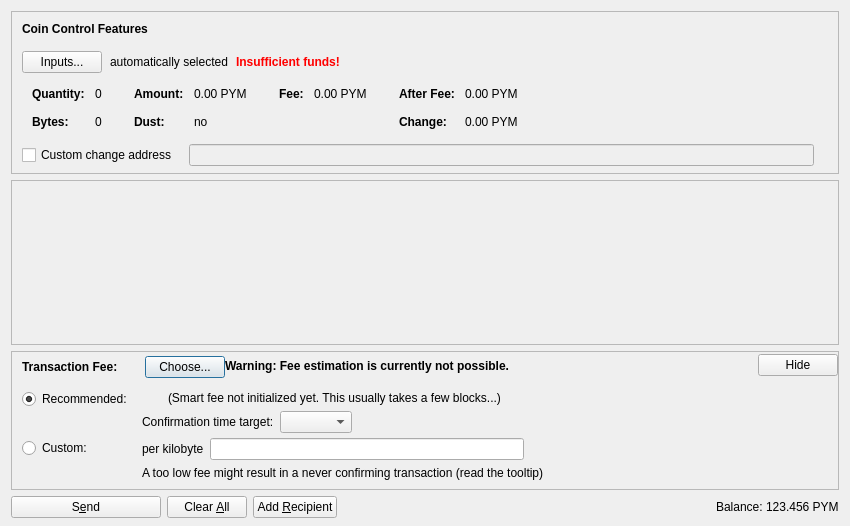
<?xml version="1.0" encoding="UTF-8"?>
<ui version="4.0">
 <class>SendCoinsDialog</class>
 <widget class="QDialog" name="SendCoinsDialog">
  <property name="geometry">
   <rect>
    <x>0</x>
    <y>0</y>
    <width>850</width>
    <height>526</height>
   </rect>
  </property>
  <property name="windowTitle">
   <string>Send Coins</string>
  </property>
  <layout class="QVBoxLayout" name="verticalLayout" stretch="0,1,0,0">
   <property name="bottomMargin">
    <number>8</number>
   </property>
   <item>
    <widget class="QFrame" name="frameCoinControl">
     <property name="sizePolicy">
      <sizepolicy hsizetype="Expanding" vsizetype="Expanding">
       <horstretch>0</horstretch>
       <verstretch>0</verstretch>
      </sizepolicy>
     </property>
     <property name="maximumSize">
      <size>
       <width>16777215</width>
       <height>16777215</height>
      </size>
     </property>
     <property name="frameShape">
      <enum>QFrame::StyledPanel</enum>
     </property>
     <property name="frameShadow">
      <enum>QFrame::Sunken</enum>
     </property>
     <layout class="QVBoxLayout" name="verticalLayoutCoinControl2">
      <property name="spacing">
       <number>0</number>
      </property>
      <property name="leftMargin">
       <number>0</number>
      </property>
      <property name="topMargin">
       <number>0</number>
      </property>
      <property name="rightMargin">
       <number>0</number>
      </property>
      <property name="bottomMargin">
       <number>6</number>
      </property>
      <item>
       <layout class="QVBoxLayout" name="verticalLayoutCoinControl" stretch="0,0,0,0,1">
        <property name="spacing">
         <number>0</number>
        </property>
        <property name="leftMargin">
         <number>10</number>
        </property>
        <property name="topMargin">
         <number>10</number>
        </property>
        <item>
         <layout class="QHBoxLayout" name="horizontalLayoutCoinControl1">
          <property name="bottomMargin">
           <number>15</number>
          </property>
          <item>
           <widget class="QLabel" name="labelCoinControlFeatures">
            <property name="sizePolicy">
             <sizepolicy hsizetype="Preferred" vsizetype="Maximum">
              <horstretch>0</horstretch>
              <verstretch>0</verstretch>
             </sizepolicy>
            </property>
            <property name="font">
             <font>
              <weight>75</weight>
              <bold>true</bold>
             </font>
            </property>
            <property name="styleSheet">
             <string notr="true">font-weight:bold;</string>
            </property>
            <property name="text">
             <string>Coin Control Features</string>
            </property>
           </widget>
          </item>
         </layout>
        </item>
        <item>
         <layout class="QHBoxLayout" name="horizontalLayoutCoinControl2" stretch="0,0,0,0">
          <property name="spacing">
           <number>8</number>
          </property>
          <property name="bottomMargin">
           <number>10</number>
          </property>
          <item>
           <widget class="QPushButton" name="pushButtonCoinControl">
            <property name="styleSheet">
             <string notr="true"/>
            </property>
            <property name="text">
             <string>Inputs...</string>
            </property>
            <property name="autoDefault">
             <bool>false</bool>
            </property>
           </widget>
          </item>
          <item>
           <widget class="QLabel" name="labelCoinControlAutomaticallySelected">
            <property name="text">
             <string>automatically selected</string>
            </property>
            <property name="margin">
             <number>5</number>
            </property>
           </widget>
          </item>
          <item>
           <widget class="QLabel" name="labelCoinControlInsuffFunds">
            <property name="font">
             <font>
              <weight>75</weight>
              <bold>true</bold>
             </font>
            </property>
            <property name="styleSheet">
             <string notr="true">color:red;font-weight:bold;</string>
            </property>
            <property name="text">
             <string>Insufficient funds!</string>
            </property>
            <property name="margin">
             <number>5</number>
            </property>
           </widget>
          </item>
          <item>
           <spacer name="horizontalSpacerCoinControl">
            <property name="orientation">
             <enum>Qt::Horizontal</enum>
            </property>
            <property name="sizeHint" stdset="0">
             <size>
              <width>40</width>
              <height>1</height>
             </size>
            </property>
           </spacer>
          </item>
         </layout>
        </item>
        <item>
         <widget class="QWidget" name="widgetCoinControl" native="true">
          <property name="sizePolicy">
           <sizepolicy hsizetype="Preferred" vsizetype="Preferred">
            <horstretch>0</horstretch>
            <verstretch>0</verstretch>
           </sizepolicy>
          </property>
          <property name="minimumSize">
           <size>
            <width>0</width>
            <height>0</height>
           </size>
          </property>
          <property name="styleSheet">
           <string notr="true"/>
          </property>
          <layout class="QHBoxLayout" name="horizontalLayoutCoinControl5">
           <property name="leftMargin">
            <number>0</number>
           </property>
           <property name="topMargin">
            <number>0</number>
           </property>
           <property name="rightMargin">
            <number>0</number>
           </property>
           <property name="bottomMargin">
            <number>0</number>
           </property>
           <item>
            <layout class="QHBoxLayout" name="horizontalLayoutCoinControl3" stretch="0,0,0,1">
             <property name="spacing">
              <number>20</number>
             </property>
             <property name="topMargin">
              <number>0</number>
             </property>
             <property name="bottomMargin">
              <number>10</number>
             </property>
             <item>
              <layout class="QFormLayout" name="formLayoutCoinControl1">
               <property name="horizontalSpacing">
                <number>10</number>
               </property>
               <property name="verticalSpacing">
                <number>14</number>
               </property>
               <property name="leftMargin">
                <number>10</number>
               </property>
               <property name="topMargin">
                <number>4</number>
               </property>
               <property name="rightMargin">
                <number>6</number>
               </property>
               <item row="0" column="0">
                <widget class="QLabel" name="labelCoinControlQuantityText">
                 <property name="font">
                  <font>
                   <weight>75</weight>
                   <bold>true</bold>
                  </font>
                 </property>
                 <property name="text">
                  <string>Quantity:</string>
                 </property>
                 <property name="margin">
                  <number>0</number>
                 </property>
                </widget>
               </item>
               <item row="0" column="1">
                <widget class="QLabel" name="labelCoinControlQuantity">
                 <property name="cursor">
                  <cursorShape>IBeamCursor</cursorShape>
                 </property>
                 <property name="contextMenuPolicy">
                  <enum>Qt::ActionsContextMenu</enum>
                 </property>
                 <property name="text">
                  <string notr="true">0</string>
                 </property>
                 <property name="margin">
                  <number>0</number>
                 </property>
                 <property name="textInteractionFlags">
                  <set>Qt::LinksAccessibleByMouse|Qt::TextSelectableByKeyboard|Qt::TextSelectableByMouse</set>
                 </property>
                </widget>
               </item>
               <item row="1" column="0">
                <widget class="QLabel" name="labelCoinControlBytesText">
                 <property name="font">
                  <font>
                   <weight>75</weight>
                   <bold>true</bold>
                  </font>
                 </property>
                 <property name="text">
                  <string>Bytes:</string>
                 </property>
                </widget>
               </item>
               <item row="1" column="1">
                <widget class="QLabel" name="labelCoinControlBytes">
                 <property name="cursor">
                  <cursorShape>IBeamCursor</cursorShape>
                 </property>
                 <property name="contextMenuPolicy">
                  <enum>Qt::ActionsContextMenu</enum>
                 </property>
                 <property name="text">
                  <string notr="true">0</string>
                 </property>
                 <property name="textInteractionFlags">
                  <set>Qt::LinksAccessibleByMouse|Qt::TextSelectableByKeyboard|Qt::TextSelectableByMouse</set>
                 </property>
                </widget>
               </item>
              </layout>
             </item>
             <item>
              <layout class="QFormLayout" name="formLayoutCoinControl2">
               <property name="horizontalSpacing">
                <number>10</number>
               </property>
               <property name="verticalSpacing">
                <number>14</number>
               </property>
               <property name="leftMargin">
                <number>6</number>
               </property>
               <property name="topMargin">
                <number>4</number>
               </property>
               <property name="rightMargin">
                <number>6</number>
               </property>
               <item row="0" column="0">
                <widget class="QLabel" name="labelCoinControlAmountText">
                 <property name="font">
                  <font>
                   <weight>75</weight>
                   <bold>true</bold>
                  </font>
                 </property>
                 <property name="text">
                  <string>Amount:</string>
                 </property>
                 <property name="margin">
                  <number>0</number>
                 </property>
                </widget>
               </item>
               <item row="0" column="1">
                <widget class="QLabel" name="labelCoinControlAmount">
                 <property name="cursor">
                  <cursorShape>IBeamCursor</cursorShape>
                 </property>
                 <property name="contextMenuPolicy">
                  <enum>Qt::ActionsContextMenu</enum>
                 </property>
                 <property name="text">
                  <string notr="true">0.00 PYM</string>
                 </property>
                 <property name="textInteractionFlags">
                  <set>Qt::LinksAccessibleByMouse|Qt::TextSelectableByKeyboard|Qt::TextSelectableByMouse</set>
                 </property>
                </widget>
               </item>
               <item row="1" column="0">
                <widget class="QLabel" name="labelCoinControlLowOutputText">
                 <property name="font">
                  <font>
                   <weight>75</weight>
                   <bold>true</bold>
                  </font>
                 </property>
                 <property name="text">
                  <string>Dust:</string>
                 </property>
                </widget>
               </item>
               <item row="1" column="1">
                <widget class="QLabel" name="labelCoinControlLowOutput">
                 <property name="cursor">
                  <cursorShape>IBeamCursor</cursorShape>
                 </property>
                 <property name="contextMenuPolicy">
                  <enum>Qt::ActionsContextMenu</enum>
                 </property>
                 <property name="text">
                  <string notr="true">no</string>
                 </property>
                 <property name="textInteractionFlags">
                  <set>Qt::LinksAccessibleByMouse|Qt::TextSelectableByKeyboard|Qt::TextSelectableByMouse</set>
                 </property>
                </widget>
               </item>
              </layout>
             </item>
             <item>
              <layout class="QFormLayout" name="formLayoutCoinControl3">
               <property name="horizontalSpacing">
                <number>10</number>
               </property>
               <property name="verticalSpacing">
                <number>14</number>
               </property>
               <property name="leftMargin">
                <number>6</number>
               </property>
               <property name="topMargin">
                <number>4</number>
               </property>
               <property name="rightMargin">
                <number>6</number>
               </property>
               <item row="0" column="0">
                <widget class="QLabel" name="labelCoinControlFeeText">
                 <property name="font">
                  <font>
                   <weight>75</weight>
                   <bold>true</bold>
                  </font>
                 </property>
                 <property name="text">
                  <string>Fee:</string>
                 </property>
                 <property name="margin">
                  <number>0</number>
                 </property>
                </widget>
               </item>
               <item row="0" column="1">
                <widget class="QLabel" name="labelCoinControlFee">
                 <property name="cursor">
                  <cursorShape>IBeamCursor</cursorShape>
                 </property>
                 <property name="contextMenuPolicy">
                  <enum>Qt::ActionsContextMenu</enum>
                 </property>
                 <property name="text">
                  <string notr="true">0.00 PYM</string>
                 </property>
                 <property name="textInteractionFlags">
                  <set>Qt::LinksAccessibleByMouse|Qt::TextSelectableByKeyboard|Qt::TextSelectableByMouse</set>
                 </property>
                </widget>
               </item>
              </layout>
             </item>
             <item>
              <layout class="QFormLayout" name="formLayoutCoinControl4">
               <property name="horizontalSpacing">
                <number>10</number>
               </property>
               <property name="verticalSpacing">
                <number>14</number>
               </property>
               <property name="leftMargin">
                <number>6</number>
               </property>
               <property name="topMargin">
                <number>4</number>
               </property>
               <property name="rightMargin">
                <number>6</number>
               </property>
               <item row="0" column="0">
                <widget class="QLabel" name="labelCoinControlAfterFeeText">
                 <property name="font">
                  <font>
                   <weight>75</weight>
                   <bold>true</bold>
                  </font>
                 </property>
                 <property name="text">
                  <string>After Fee:</string>
                 </property>
                 <property name="margin">
                  <number>0</number>
                 </property>
                </widget>
               </item>
               <item row="0" column="1">
                <widget class="QLabel" name="labelCoinControlAfterFee">
                 <property name="cursor">
                  <cursorShape>IBeamCursor</cursorShape>
                 </property>
                 <property name="contextMenuPolicy">
                  <enum>Qt::ActionsContextMenu</enum>
                 </property>
                 <property name="text">
                  <string notr="true">0.00 PYM</string>
                 </property>
                 <property name="textInteractionFlags">
                  <set>Qt::LinksAccessibleByMouse|Qt::TextSelectableByKeyboard|Qt::TextSelectableByMouse</set>
                 </property>
                </widget>
               </item>
               <item row="1" column="0">
                <widget class="QLabel" name="labelCoinControlChangeText">
                 <property name="font">
                  <font>
                   <weight>75</weight>
                   <bold>true</bold>
                  </font>
                 </property>
                 <property name="text">
                  <string>Change:</string>
                 </property>
                </widget>
               </item>
               <item row="1" column="1">
                <widget class="QLabel" name="labelCoinControlChange">
                 <property name="cursor">
                  <cursorShape>IBeamCursor</cursorShape>
                 </property>
                 <property name="contextMenuPolicy">
                  <enum>Qt::ActionsContextMenu</enum>
                 </property>
                 <property name="text">
                  <string notr="true">0.00 PYM</string>
                 </property>
                 <property name="textInteractionFlags">
                  <set>Qt::LinksAccessibleByMouse|Qt::TextSelectableByKeyboard|Qt::TextSelectableByMouse</set>
                 </property>
                </widget>
               </item>
              </layout>
             </item>
            </layout>
           </item>
          </layout>
         </widget>
        </item>
        <item>
         <layout class="QHBoxLayout" name="horizontalLayoutCoinControl4" stretch="0,0,0">
          <property name="spacing">
           <number>12</number>
          </property>
          <property name="sizeConstraint">
           <enum>QLayout::SetDefaultConstraint</enum>
          </property>
          <property name="topMargin">
           <number>5</number>
          </property>
          <property name="rightMargin">
           <number>5</number>
          </property>
          <item>
           <widget class="QCheckBox" name="checkBoxCoinControlChange">
            <property name="toolTip">
             <string>If this is activated, but the change address is empty or invalid, change will be sent to a newly generated address.</string>
            </property>
            <property name="text">
             <string>Custom change address</string>
            </property>
           </widget>
          </item>
          <item>
           <widget class="QValidatedLineEdit" name="lineEditCoinControlChange">
            <property name="enabled">
             <bool>false</bool>
            </property>
            <property name="sizePolicy">
             <sizepolicy hsizetype="Expanding" vsizetype="Fixed">
              <horstretch>0</horstretch>
              <verstretch>0</verstretch>
             </sizepolicy>
            </property>
           </widget>
          </item>
          <item>
           <widget class="QLabel" name="labelCoinControlChangeLabel">
            <property name="sizePolicy">
             <sizepolicy hsizetype="Preferred" vsizetype="Expanding">
              <horstretch>0</horstretch>
              <verstretch>0</verstretch>
             </sizepolicy>
            </property>
            <property name="minimumSize">
             <size>
              <width>0</width>
              <height>0</height>
             </size>
            </property>
            <property name="text">
             <string/>
            </property>
            <property name="margin">
             <number>3</number>
            </property>
           </widget>
          </item>
         </layout>
        </item>
        <item>
         <spacer name="verticalSpacerCoinControl">
          <property name="orientation">
           <enum>Qt::Vertical</enum>
          </property>
          <property name="sizeHint" stdset="0">
           <size>
            <width>800</width>
            <height>1</height>
           </size>
          </property>
         </spacer>
        </item>
       </layout>
      </item>
     </layout>
    </widget>
   </item>
   <item>
    <widget class="QScrollArea" name="scrollArea">
     <property name="widgetResizable">
      <bool>true</bool>
     </property>
     <widget class="QWidget" name="scrollAreaWidgetContents">
      <property name="geometry">
       <rect>
        <x>0</x>
        <y>0</y>
        <width>830</width>
        <height>104</height>
       </rect>
      </property>
      <layout class="QVBoxLayout" name="verticalLayout_2" stretch="0,1">
       <property name="leftMargin">
        <number>0</number>
       </property>
       <property name="topMargin">
        <number>0</number>
       </property>
       <property name="rightMargin">
        <number>0</number>
       </property>
       <property name="bottomMargin">
        <number>0</number>
       </property>
       <item>
        <layout class="QVBoxLayout" name="entries">
         <property name="spacing">
          <number>6</number>
         </property>
        </layout>
       </item>
       <item>
        <spacer name="verticalSpacer">
         <property name="orientation">
          <enum>Qt::Vertical</enum>
         </property>
         <property name="sizeHint" stdset="0">
          <size>
           <width>20</width>
           <height>40</height>
          </size>
         </property>
        </spacer>
       </item>
      </layout>
     </widget>
    </widget>
   </item>
   <item>
    <widget class="QFrame" name="frameFee">
     <property name="sizePolicy">
      <sizepolicy hsizetype="Expanding" vsizetype="Expanding">
       <horstretch>0</horstretch>
       <verstretch>0</verstretch>
      </sizepolicy>
     </property>
     <property name="maximumSize">
      <size>
       <width>16777215</width>
       <height>16777215</height>
      </size>
     </property>
     <property name="frameShape">
      <enum>QFrame::StyledPanel</enum>
     </property>
     <property name="frameShadow">
      <enum>QFrame::Sunken</enum>
     </property>
     <layout class="QVBoxLayout" name="verticalLayoutFee1">
      <property name="spacing">
       <number>0</number>
      </property>
      <property name="leftMargin">
       <number>0</number>
      </property>
      <property name="topMargin">
       <number>0</number>
      </property>
      <property name="rightMargin">
       <number>0</number>
      </property>
      <property name="bottomMargin">
       <number>0</number>
      </property>
      <item>
       <layout class="QVBoxLayout" name="verticalLayoutFee2" stretch="0,0,0">
        <property name="spacing">
         <number>0</number>
        </property>
        <property name="leftMargin">
         <number>10</number>
        </property>
        <property name="topMargin">
         <number>0</number>
        </property>
        <item>
         <layout class="QHBoxLayout" name="horizontalLayoutFee1">
          <property name="bottomMargin">
           <number>0</number>
          </property>
          <item>
           <layout class="QVBoxLayout" name="verticalLayoutFee7">
            <property name="spacing">
             <number>0</number>
            </property>
            <item>
             <spacer name="verticalSpacerSmartFee">
              <property name="orientation">
               <enum>Qt::Vertical</enum>
              </property>
              <property name="sizeType">
               <enum>QSizePolicy::Fixed</enum>
              </property>
              <property name="sizeHint" stdset="0">
               <size>
                <width>1</width>
                <height>4</height>
               </size>
              </property>
             </spacer>
            </item>
            <item>
             <layout class="QHBoxLayout" name="horizontalLayoutSmartFee">
              <property name="spacing">
               <number>10</number>
              </property>
              <item>
               <widget class="QLabel" name="labelFeeHeadline">
                <property name="sizePolicy">
                 <sizepolicy hsizetype="Preferred" vsizetype="Maximum">
                  <horstretch>0</horstretch>
                  <verstretch>0</verstretch>
                 </sizepolicy>
                </property>
                <property name="font">
                 <font>
                  <weight>75</weight>
                  <bold>true</bold>
                 </font>
                </property>
                <property name="styleSheet">
                 <string notr="true">font-weight:bold;</string>
                </property>
                <property name="text">
                 <string>Transaction Fee:</string>
                </property>
               </widget>
              </item>
              <item>
               <widget class="QLabel" name="labelFeeMinimized">
                <property name="text">
                 <string/>
                </property>
               </widget>
              </item>
              <item>
               <widget class="QPushButton" name="buttonChooseFee">
                <property name="text">
                 <string>Choose...</string>
                </property>
               </widget>
              </item>
             </layout>
            </item>
            <item>
             <spacer name="verticalSpacer_5">
              <property name="orientation">
               <enum>Qt::Vertical</enum>
              </property>
              <property name="sizeHint" stdset="0">
               <size>
                <width>1</width>
                <height>1</height>
               </size>
              </property>
             </spacer>
            </item>
           </layout>
          </item>
          <item>
           <widget class="QLabel" name="fallbackFeeWarningLabel">
            <property name="toolTip">
             <string>Using the fallbackfee can result in sending a transaction that will take several hours or days (or never) to confirm. Consider choosing your fee manually or wait until you have validated the complete chain.</string>
            </property>
            <property name="font">
            <font>
                <weight>75</weight>
                <bold>true</bold>
            </font>
            </property>
            <property name="text">
             <string>Warning: Fee estimation is currently not possible.</string>
            </property>
            <property name="wordWrap">
             <bool>false</bool>
            </property>
           </widget>
          </item>
          <item>
           <spacer name="horizontalSpacer_4">
            <property name="orientation">
             <enum>Qt::Horizontal</enum>
            </property>
            <property name="sizeType">
             <enum>QSizePolicy::MinimumExpanding</enum>
            </property>
            <property name="sizeHint" stdset="0">
             <size>
              <width>40</width>
              <height>20</height>
             </size>
            </property>
           </spacer>
          </item>
          <item>
           <widget class="QPushButton" name="buttonMinimizeFee">
            <property name="toolTip">
             <string>collapse fee-settings</string>
            </property>
            <property name="text">
             <string>Hide</string>
            </property>
           </widget>
          </item>
         </layout>
        </item>
        <item>
         <widget class="QFrame" name="frameFeeSelection">
          <layout class="QVBoxLayout" name="verticalLayoutFee12">
           <property name="spacing">
            <number>0</number>
           </property>
           <property name="leftMargin">
            <number>0</number>
           </property>
           <property name="topMargin">
            <number>0</number>
           </property>
           <property name="rightMargin">
            <number>0</number>
           </property>
           <property name="bottomMargin">
            <number>0</number>
           </property>
           <item>
            <layout class="QGridLayout" name="gridLayoutFee">
             <property name="topMargin">
              <number>10</number>
             </property>
             <property name="bottomMargin">
              <number>4</number>
             </property>
             <property name="horizontalSpacing">
              <number>10</number>
             </property>
             <property name="verticalSpacing">
              <number>4</number>
             </property>
             <item row="1" column="1">
              <layout class="QVBoxLayout" name="verticalLayoutFee8">
               <property name="spacing">
                <number>6</number>
               </property>
               <item>
                <layout class="QHBoxLayout" name="horizontalLayoutFee13">
                 <item>
                  <widget class="QLabel" name="labelCustomPerKilobyte">
                   <property name="toolTip">
                    <string>Specify a custom fee per kB (1,000 bytes) of the transaction's virtual size.

Note:  Since the fee is calculated on a per-byte basis, a fee of "100 satoshis per kB" for a transaction size of 500 bytes (half of 1 kB) would ultimately yield a fee of only 50 satoshis.</string>
                   </property>
                   <property name="text">
                    <string>per kilobyte</string>
                   </property>
                  </widget>
                 </item>
                 <item>
                  <widget class="BitcoinAmountField" name="customFee"/>
                 </item>
                 <item>
                  <spacer name="horizontalSpacer_6">
                   <property name="orientation">
                    <enum>Qt::Horizontal</enum>
                   </property>
                   <property name="sizeHint" stdset="0">
                    <size>
                     <width>1</width>
                     <height>1</height>
                    </size>
                   </property>
                  </spacer>
                 </item>
                </layout>
               </item>
               <item>
                <layout class="QHBoxLayout" name="horizontalLayoutFee8">
                 <item>
                  <widget class="QLabel" name="labelCustomFeeWarning">
                   <property name="enabled">
                    <bool>true</bool>
                   </property>
                   <property name="toolTip">
                    <string>When there is less transaction volume than space in the blocks, miners as well as relaying nodes may enforce a minimum fee. Paying only this minimum fee is just fine, but be aware that this can result in a never confirming transaction once there is more demand for xcoin transactions than the network can process.</string>
                   </property>
                   <property name="text">
                    <string>A too low fee might result in a never confirming transaction (read the tooltip)</string>
                   </property>
                  </widget>
                 </item>
                 <item>
                  <spacer name="horizontalSpacer_2">
                   <property name="orientation">
                    <enum>Qt::Horizontal</enum>
                   </property>
                   <property name="sizeHint" stdset="0">
                    <size>
                     <width>1</width>
                     <height>1</height>
                    </size>
                   </property>
                  </spacer>
                 </item>
                </layout>
               </item>
              </layout>
             </item>
             <item row="0" column="0">
              <layout class="QVBoxLayout" name="verticalLayoutFee4" stretch="0,1">
               <item>
                <widget class="QRadioButton" name="radioSmartFee">
                 <property name="text">
                  <string>Recommended:</string>
                 </property>
                 <property name="checked">
                  <bool>true</bool>
                 </property>
                 <attribute name="buttonGroup">
                  <string notr="true">groupFee</string>
                 </attribute>
                </widget>
               </item>
               <item>
                <spacer name="verticalSpacer_2">
                 <property name="orientation">
                  <enum>Qt::Vertical</enum>
                 </property>
                 <property name="sizeHint" stdset="0">
                  <size>
                   <width>1</width>
                   <height>1</height>
                  </size>
                 </property>
                </spacer>
               </item>
              </layout>
             </item>
             <item row="1" column="0">
              <layout class="QVBoxLayout" name="verticalLayoutFee9" stretch="0,1">
               <item>
                <widget class="QRadioButton" name="radioCustomFee">
                 <property name="text">
                  <string>Custom:</string>
                 </property>
                 <attribute name="buttonGroup">
                  <string notr="true">groupFee</string>
                 </attribute>
                </widget>
               </item>
               <item>
                <spacer name="verticalSpacer_6">
                 <property name="orientation">
                  <enum>Qt::Vertical</enum>
                 </property>
                 <property name="sizeHint" stdset="0">
                  <size>
                   <width>1</width>
                   <height>1</height>
                  </size>
                 </property>
                </spacer>
               </item>
              </layout>
             </item>
             <item row="0" column="1">
              <layout class="QVBoxLayout" name="verticalLayoutFee3" stretch="0,0,1">
               <property name="spacing">
                <number>6</number>
               </property>
               <property name="topMargin">
                <number>2</number>
               </property>
               <item>
                <layout class="QHBoxLayout" name="horizontalLayoutFee12">
                 <item>
                  <widget class="QLabel" name="labelSmartFee">
                   <property name="text">
                    <string/>
                   </property>
                  </widget>
                 </item>
                 <item>
                  <widget class="QLabel" name="labelFeeEstimation">
                   <property name="text">
                    <string/>
                   </property>
                  </widget>
                 </item>
                 <item>
                  <widget class="QLabel" name="labelSmartFee2">
                   <property name="text">
                    <string>(Smart fee not initialized yet. This usually takes a few blocks...)</string>
                   </property>
                  </widget>
                 </item>
                 <item>
                  <spacer name="horizontalSpacer_5">
                   <property name="orientation">
                    <enum>Qt::Horizontal</enum>
                   </property>
                   <property name="sizeHint" stdset="0">
                    <size>
                     <width>1</width>
                     <height>1</height>
                    </size>
                   </property>
                  </spacer>
                 </item>
                </layout>
               </item>
               <item>
                <layout class="QHBoxLayout" name="horizontalLayoutFee9">
                 <item>
                  <layout class="QVBoxLayout" name="verticalLayoutFee6">
                   <item>
                    <widget class="QLabel" name="labelSmartFee3">
                     <property name="text">
                      <string>Confirmation time target:</string>
                     </property>
                    </widget>
                   </item>
                  </layout>
                 </item>
                 <item>
                  <layout class="QVBoxLayout" name="verticalLayoutFee5">
                   <property name="rightMargin">
                    <number>30</number>
                   </property>
                   <item>
                    <layout class="QHBoxLayout" name="horizontalLayoutConfTarget">
                     <property name="bottomMargin">
                      <number>0</number>
                     </property>
                     <item>
                      <widget class="QComboBox" name="confTargetSelector"/>
                     </item>
                     <item>
                      <spacer name="horizontalSpacerConfTarget">
                       <property name="orientation">
                        <enum>Qt::Horizontal</enum>
                       </property>
                       <property name="sizeHint" stdset="0">
                        <size>
                         <width>40</width>
                         <height>20</height>
                        </size>
                       </property>
                      </spacer>
                     </item>
                    </layout>
                   </item>
                  </layout>
                 </item>
                </layout>
               </item>
               <item>
                <spacer name="verticalSpacer_4">
                 <property name="orientation">
                  <enum>Qt::Vertical</enum>
                 </property>
                 <property name="sizeHint" stdset="0">
                  <size>
                   <width>1</width>
                   <height>1</height>
                  </size>
                 </property>
                </spacer>
               </item>
              </layout>
             </item>
            </layout>
           </item>
          </layout>
         </widget>
        </item>
        <item>
         <spacer name="verticalSpacerFee">
          <property name="orientation">
           <enum>Qt::Vertical</enum>
          </property>
          <property name="sizeHint" stdset="0">
           <size>
            <width>40</width>
            <height>5</height>
           </size>
          </property>
         </spacer>
        </item>
       </layout>
      </item>
     </layout>
    </widget>
   </item>
   <item>
    <layout class="QHBoxLayout" name="horizontalLayout">
     <item>
      <widget class="QPushButton" name="sendButton">
       <property name="minimumSize">
        <size>
         <width>150</width>
         <height>0</height>
        </size>
       </property>
       <property name="toolTip">
        <string>Confirm the send action</string>
       </property>
       <property name="text">
        <string>S&amp;end</string>
       </property>
       <property name="icon">
        <iconset resource="../bitcoin.qrc">
         <normaloff>:/icons/send</normaloff>:/icons/send</iconset>
       </property>
       <property name="autoDefault">
        <bool>false</bool>
       </property>
       <property name="default">
        <bool>false</bool>
       </property>
      </widget>
     </item>
     <item>
      <widget class="QPushButton" name="clearButton">
       <property name="sizePolicy">
        <sizepolicy hsizetype="Minimum" vsizetype="Fixed">
         <horstretch>0</horstretch>
         <verstretch>0</verstretch>
        </sizepolicy>
       </property>
       <property name="toolTip">
        <string>Clear all fields of the form.</string>
       </property>
       <property name="text">
        <string>Clear &amp;All</string>
       </property>
       <property name="icon">
        <iconset resource="../bitcoin.qrc">
         <normaloff>:/icons/remove</normaloff>:/icons/remove</iconset>
       </property>
       <property name="autoDefault">
        <bool>false</bool>
       </property>
      </widget>
     </item>
     <item>
      <widget class="QPushButton" name="addButton">
       <property name="toolTip">
        <string>Send to multiple recipients at once</string>
       </property>
       <property name="text">
        <string>Add &amp;Recipient</string>
       </property>
       <property name="icon">
        <iconset resource="../bitcoin.qrc">
         <normaloff>:/icons/add</normaloff>:/icons/add</iconset>
       </property>
       <property name="autoDefault">
        <bool>false</bool>
       </property>
      </widget>
     </item>
     <item>
      <spacer name="horizontalSpacer">
       <property name="orientation">
        <enum>Qt::Horizontal</enum>
       </property>
       <property name="sizeHint" stdset="0">
        <size>
         <width>40</width>
         <height>20</height>
        </size>
       </property>
      </spacer>
     </item>
     <item>
      <layout class="QHBoxLayout" name="horizontalLayout_2">
       <property name="spacing">
        <number>3</number>
       </property>
       <item>
        <widget class="QLabel" name="label">
         <property name="sizePolicy">
          <sizepolicy hsizetype="Preferred" vsizetype="Fixed">
           <horstretch>0</horstretch>
           <verstretch>0</verstretch>
          </sizepolicy>
         </property>
         <property name="text">
          <string>Balance:</string>
         </property>
        </widget>
       </item>
       <item>
        <widget class="QLabel" name="labelBalance">
         <property name="sizePolicy">
          <sizepolicy hsizetype="Preferred" vsizetype="Fixed">
           <horstretch>0</horstretch>
           <verstretch>0</verstretch>
          </sizepolicy>
         </property>
         <property name="cursor">
          <cursorShape>IBeamCursor</cursorShape>
         </property>
         <property name="text">
          <string notr="true">123.456 PYM</string>
         </property>
         <property name="textInteractionFlags">
          <set>Qt::LinksAccessibleByMouse|Qt::TextSelectableByKeyboard|Qt::TextSelectableByMouse</set>
         </property>
        </widget>
       </item>
      </layout>
     </item>
    </layout>
   </item>
  </layout>
 </widget>
 <customwidgets>
  <customwidget>
   <class>QValidatedLineEdit</class>
   <extends>QLineEdit</extends>
   <header>qt/qvalidatedlineedit.h</header>
  </customwidget>
  <customwidget>
   <class>BitcoinAmountField</class>
   <extends>QLineEdit</extends>
   <header>qt/bitcoinamountfield.h</header>
   <container>1</container>
  </customwidget>
 </customwidgets>
 <resources>
  <include location="../bitcoin.qrc"/>
 </resources>
 <connections/>
 <buttongroups>
  <buttongroup name="groupFee"/>
 </buttongroups>
</ui>
